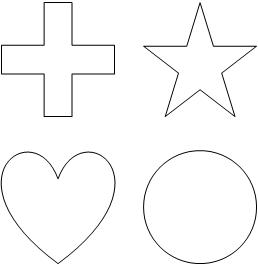
#> input picture exercises/14/Data1/shapes.png, 258 x 265 px
$ jupyter execute --allow-errors 'Aufgabenblatt 14.ipynb'
#> lines starting #> are read from the running program, lines starting #| are printed output that depends on the picture
[cell 1]
import numpy as np
import matplotlib.pyplot as plt
import skimage.io
import pickle

# Aufgabe 1: Filtern mit Faltungsmatrizen

In der Vorlesung haben sie Convolutional Neural Networks kennengelernt, in denen durch Filtern und Pooling Information aus einem Bild extrahiert wird, die dann von einem herkömmlichen neuronalen Netzwerk weiterverarbeitet wird. In dieser Übung implementieren Sie die Schritte des ersten Teils (Filtern und Pooling) selbst und wenden Sie auf einfache Beispiele an, um sich deren Funktionsweise zu veranschaulichen.

## a)

Laden Sie das Bild 'Data1/shapes.png', das einige einfache Formen in schwarz-weiss darstellt. Sie können dazu die Funktion `skimage.io.imread` mit dem Argument `as_gray=True` verwenden, welche Ihnen das Bild as 2D-Numpy-Array zurückgibt. Plotten Sie das Bild mit `plt.imshow`.

[cell 2]
image_shapes = skimage.io.imread("Data1/shapes.png", as_gray=True)
#> image_shapes is the input picture: shape (265, 258) float64; min 0, max 1, mean 0.978
plt.imshow(image_shapes, cmap="gray")

## b)

Schreiben Sie nun eine Funktion, die das Filtern mit einer Faltungsmatrix implementiert. Als Argumente nimmt die Funktion zwei 2D-Arrays: Das Bild, das gefiltert wird, und die Faltungsmatrix.

Testen Sie die Funktion mit den folgenden kleinen Matrizen:

[cell 3]
testimage = np.array([
    [1, 2, 3],
    [4, 5, 6],
    [9, 10, 11]
])
testfilter = np.array([
    [1, 1],
    [-1, 1]
])

testoutput = np.array([
    [4, 6],
    [10, 12]
])

[cell 4]
def fold_filter(image, matrix):
    result = np.zeros((len(image) - len(matrix) + 1, len(image[0]) - len(matrix[0]) + 1))
    for i in range(len(result)):
        for j in range(len(result[0])):
            result[i,j] = np.sum(matrix * image[i:i+len(matrix), j:j+len(matrix[0])])
    return result

[cell 5]
print(fold_filter(testimage, testfilter))

## c)

Verwenden Sie nun Ihre Funktion, um das Bild 'shapes.png' mit jeder der folgenden vier Filtermatrizen zu filtern. Überlegen Sie sich, welcher Operation diese Filter entsprechen. Plotten Sie die gefilterten Bilder und schauen Sie, welche Features von welchem Filter hervorgehoben werden.

[cell 6]
filter_vertical = np.array([[-1, 1], [-1, 1]])
filter_horizontal = np.array([[-1, -1], [1, 1]])
filter_diagonal = np.array([[-1, 0], [0, 1]])
filter_antidiagonal = np.array([[0, 1], [-1, 0]])

[cell 7]
plt.imshow(fold_filter(image_shapes, filter_vertical), cmap="gray")
#> in fold_filter (call 2), `result = np.zeros((len(image) - len(matrix) + 1, len(image[0]) - len(m..`: result: shape (264, 257) float64; every value is 0
#> after the loop in fold_filter (call 2), `for i in range(len(result)):`:
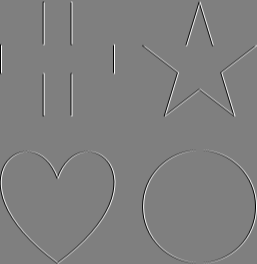
#> result: shape (264, 257) float64; min -2, max 2, mean 5.09e-05; drawn with min black and max white

[cell 8]
plt.imshow(fold_filter(image_shapes, filter_horizontal), cmap="gray")
#> after the loop in fold_filter (call 3), `for i in range(len(result)):`:
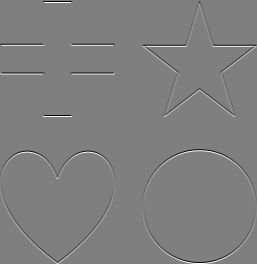
#> result: shape (264, 257) float64; min -2, max 2, mean -7.85e-20; drawn with min black and max white

[cell 9]
plt.imshow(fold_filter(image_shapes, filter_diagonal), cmap="gray")
#> after the loop in fold_filter (call 4), `for i in range(len(result)):`:
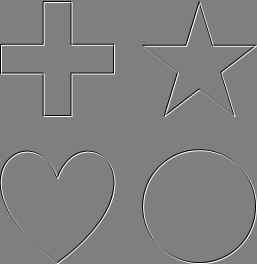
#> result: shape (264, 257) float64; min -1, max 1, mean 2.54e-05; drawn with min black and max white

[cell 10]
plt.imshow(fold_filter(image_shapes, filter_antidiagonal), cmap="gray")
#> after the loop in fold_filter (call 5), `for i in range(len(result)):`:
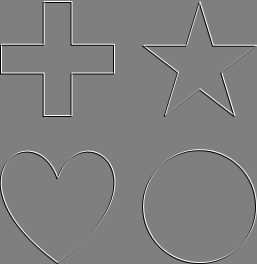
#> result: shape (264, 257) float64; min -1, max 1, mean 2.54e-05; drawn with min black and max white

## d)

Wiederholen Sie Aufgabe c) mit den folgenden Filtern, die den Filtern aus dem Beispiel für Convolutional Neural Networks in der Vorlesung entsprechen. Sie sollten erneut sehen, dass gewisse Features hervorgehoben werden.

[cell 11]
filtersize = 5
filter_vertical = np.zeros(shape=(filtersize, filtersize))
filter_vertical[:, (filtersize+1)//2:] = 1
filter_horizontal = filter_vertical.T
filter_diagonal = np.identity(filtersize)
filter_antidiagonal = np.rot90(filter_diagonal)

[cell 12]
plt.imshow(fold_filter(image_shapes, filter_vertical), cmap="gray")
#> in fold_filter (call 6), `result = np.zeros((len(image) - len(matrix) + 1, len(image[0]) - len(m..`: result: shape (261, 254) float64; every value is 0
#> after the loop in fold_filter (call 6), `for i in range(len(result)):`:
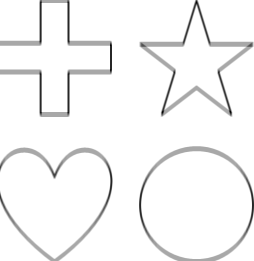
#> result: shape (261, 254) float64; min 4.09, max 10, mean 9.79; drawn with min black and max white

[cell 13]
plt.imshow(fold_filter(image_shapes, filter_horizontal), cmap="gray")
#> after the loop in fold_filter (call 7), `for i in range(len(result)):`:
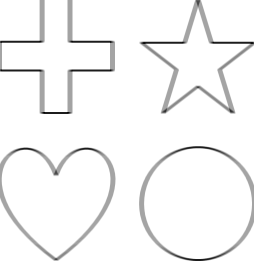
#> result: shape (261, 254) float64; min 4.38, max 10, mean 9.79; drawn with min black and max white

[cell 14]
plt.imshow(fold_filter(image_shapes, filter_diagonal), cmap="gray")
#> after the loop in fold_filter (call 8), `for i in range(len(result)):`:
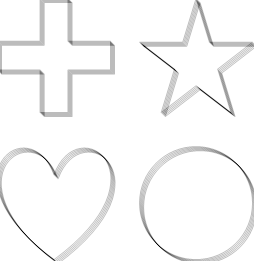
#> result: shape (261, 254) float64; min 1.19, max 5, mean 4.89; drawn with min black and max white

[cell 15]
plt.imshow(fold_filter(image_shapes, filter_antidiagonal), cmap="gray")
#> after the loop in fold_filter (call 9), `for i in range(len(result)):`:
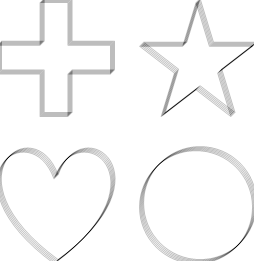
#> result: shape (261, 254) float64; min 1.13, max 5, mean 4.89; drawn with min black and max white

## e)

Schreiben Sie nun eine Funktion, die ein $(2\times2)$ Pooling implementiert. Die Funktion soll als Argument nur das Bild nehmen, auf das das Pooling angewendet wird. Testen Sie die Funktion mit der folgenden Matrix.

[cell 16]
testmatrix = np.array([
    [0., 1., 2., 3., 4.],
    [1., 2., 3., 4., 5.],
    [2., 3., 4., 5., 6.],
    [3., 4., 5., 6., 7.],
    [4., 5., 6., 7., 8.]
])

testoutput = np.array([
    [2., 4.],
    [4., 6.]
])

[cell 17]
def pool_2x2_filter(image):
    result = np.zeros((len(image)//2, len(image[0])//2))
    for i in range(len(result)):
        for j in range(len(result[0])):
            result[i,j] = np.max(image[2*i:2*(i+1), 2*j:2*(j+1)])
    return result

[cell 18]
print(pool_2x2_filter(testmatrix))

## f)

Schreiben Sie eine Funktion, die das Vorgehen eines Convolutional Neural Networks imitiert: Filter und Pooling werden iterativ angewendet, bis das Bild kleiner als die Filtermatrix ist. Dann wird das Maximum aller übrig geblibebenen Einträge zurückgegeben. Die Funktion nimmt wieder zwei Argumente, das Input-Bild und die Filtermatrix.

Testen Sie die Funktion mit den folgenden Matrizen.

[cell 19]
testmatrix = np.array([
    [0., 1., 2., 3., 4.],
    [1., 2., 3., 4., 5.],
    [2., 3., 4., 5., 6.],
    [3., 4., 5., 6., 7.],
    [4., 5., 6., 7., 8.]
])

testfilter = np.array([
    [1, 1],
    [0, 0]
])

testoutput = 13

[cell 20]
def convolutional(image, matrix):
    result = image
    while len(result) > len(matrix):
        result = fold_filter(result, matrix)
        if len(result) > len(matrix):
            result = pool_2x2_filter(result)
    return np.max(result)
